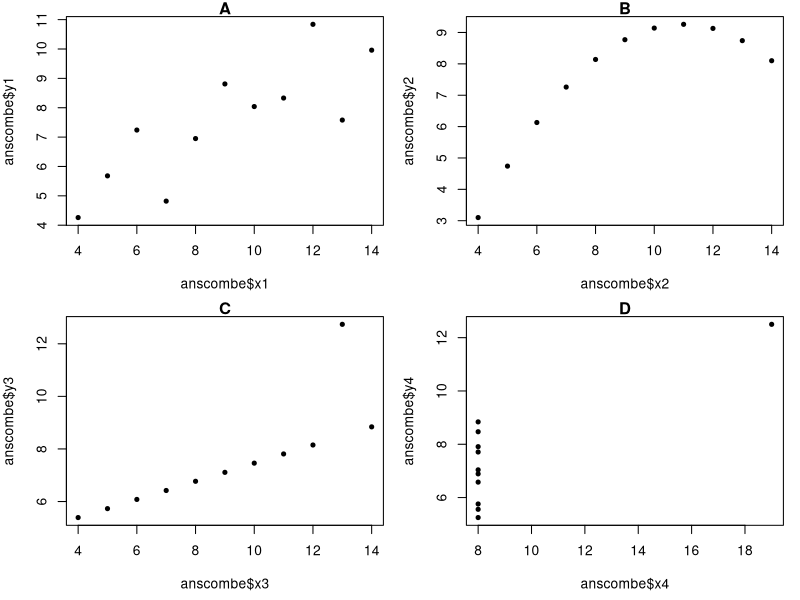

This chart was generated by the following R code:

# Laboratorio 5: Correlación
# Alumno: Luis Miguel Toribio Ferrer
# Fecha: 28/02/2023

# Ejercicio 1: El cuarteto de Anscombe ------------------------------------

# generar graficos de distribucion de puntos para cada par de datos

op = par(mfrow = c(2, 2), mar = c(4.5, 4, 1, 1))
plot(anscombe$x1, anscombe$y1, pch = 20, main = "A")
plot(anscombe$x2, anscombe$y2, pch = 20, main = "B")
plot(anscombe$x3, anscombe$y3, pch = 20, main = "C")
plot(anscombe$x4, anscombe$y4, pch = 20, main = "D")
par(op)

# Coeficiente de correlacion ----------------------------------------------

#plot A
cor.test(anscombe$x1, anscombe$y1)
#plot B
cor.test(anscombe$x2, anscombe$y2)
#plot C
cor.test(anscombe$x3, anscombe$y3)
#plot D
cor.test(anscombe$x4, anscombe$y4)
